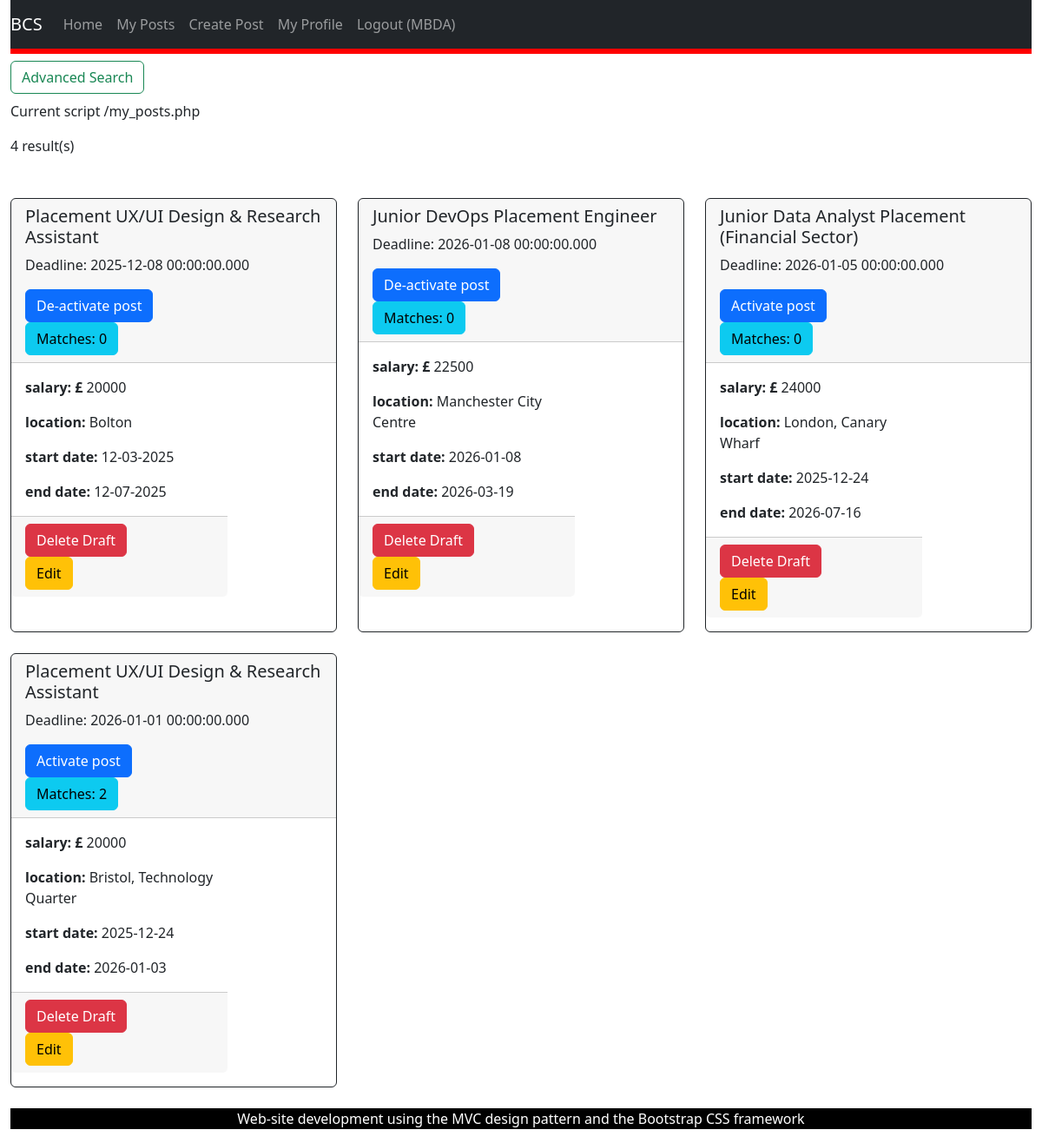
The app's page /my_posts.php (signed in) with its own data.
### tables this page shows
CREATE TABLE "placement_opportunity"
(
    placement_ID  INTEGER
        primary key autoincrement,
    employer_ID   INTEGER
        references users,
    title         TEXT not null,
    description   TEXT not null,
    salary        INT,
    location      TEXT not null,
    start_date    DATE not null,
    end_date      DATE not null,
    status        TEXT,
    deadline      DATE,
    date_posted   DATE default NULL,
    about_company TEXT,
    what_we_offer TEXT
);

### my_posts.php (called while the page is built, shortened)
<?php
require_once('Models/PlacementsDataSet.php');
require_once('Models/StudentDataSet.php');
$view = new stdClass();
$view->pageTitle = 'My Posts';
$employerId = $_SESSION['user_id'];
$placementsDataSet = new PlacementsDataSet();
$view->placementsDataSet = $placementsDataSet->fetchPostsByEmployerID($employerId);
if (count($view->placementsDataSet) == 0)
{
    $view->dbMessage = "No results";
}
else
{
    $view->dbMessage = count($view->placementsDataSet) . " result(s)";
}
$view->success = $_SESSION['placements_success'] ?? null;
$placements = $placementsDataSet->fetchPostsByEmployerID($employerId);
$studentDataSet = new StudentDataSet();
foreach ($placements as $placement) {
    $placementId = $placement->getPlacementID();
    $placement->matchCount = $studentDataSet->countMatchesForPlacement($placementId);
}
$view->placementsDataSet = $placements;
require_once('Views/my_posts.phtml');

### Models/Database.php (called while the page is built, shortened)
<?php
class Database {
    protected static $_dbInstance = null;
    protected $_dbHandle;
    public static function getInstance() {
        if(self::$_dbInstance === null) {
            self::$_dbInstance = new self();
        }
        return self::$_dbInstance;
    }
    private function __construct() {
        try {
            $this->_dbHandle = new PDO("sqlite:identifier.sqlite");
        }
        catch (PDOException $e) {
            echo $e->getMessage();
        }
    }
    public function getdbConnection() {
        return $this->_dbHandle;
    }
}

### Models/PlacementsDataSet.php (called while the page is built, shortened)
<?php
require_once('Database.php');
require_once('PlacementsData.php');
class PlacementsDataSet {
    protected $_dbHandle, $_dbInstance;
    public function __construct() {
        $this->_dbInstance = Database::getInstance();
        $this->_dbHandle = $this->_dbInstance->getdbConnection();
    }
    public function fetchPostsByEmployerID($employerId) {
        $sqlQuery = 'SELECT * FROM placement_opportunity WHERE employer_id = :employerId;';
        $statement = $this->_dbHandle->prepare($sqlQuery);
        $statement->bindParam(':employerId', $employerId, PDO::PARAM_INT);
        $statement->execute();
        $dataSet = [];
        while ($row = $statement->fetch(PDO::FETCH_ASSOC)) {
            $dataSet[] = new PlacementsData($row);
        }
        return $dataSet;
    }
}

### Models/PlacementsData.php (called while the page is built, shortened)
<?php
class PlacementsData {
    protected $placement_id, $employer_id, $title, $description,$salary, $location, $start_date, $end_date, $status, $deadline, $date_posted, $about_company, $what_we_offer;
    public function __construct($dbRow) {
        $this->placement_id = $dbRow['placement_ID'];
        $this->title = $dbRow['title'];
        $this->salary = $dbRow['salary'];
        $this->location = $dbRow['location'];
        $this->start_date = $dbRow['start_date'];
        $this->end_date = $dbRow['end_date'];
        $this->status = $dbRow['status'];
        $this->deadline = $dbRow['deadline'] ?? null;
    }
    public function getPlacementID() {
        return $this->placement_id;
    }
    public function getTitle() {
        return $this->title;
    }
    public function getSalary() {
        return $this->salary;
    }
    public function getLocation() {
        return $this->location;
    }
    public function getStartDate() {
        return $this->start_date;
    }
    public function getEndDate() {
        return $this->end_date;
    }
    public function getStatus() {
        return $this->status;
    }
    public function getDeadline() {
        return $this->deadline;
    }
}

### Models/StudentDataSet.php (called while the page is built, shortened)
<?php
require_once('Database.php');
class StudentDataSet {
    public function __construct() {
        $this->_dbInstance = Database::getInstance();
    }
}

### Views/my_posts.phtml (the view, shortened to what this page needs)
<?php require('template/header.phtml');
?>
<?php if (isset($_SESSION['role']) == "employer"):?>
    <div class="col-3">
        <button class="btn btn-outline-success my-4 my-sm-2" type="submit" data-bs-toggle="collapse" data-bs-target="#advancedOptions" aria-expanded="false" aria-controls="advancedOptions" >Advanced Search
        </button>
    </div>
    <div class="col-4">
        <p>Current script <?php echo $_SERVER["PHP_SELF"]; ?></p>
    </div>
    <div class="col-2">
        <p><?php echo $view->dbMessage; ?></p>
    </div>
    <div class="row row-cols-1 row-cols-md-3 g-4 my-4">
        <?php foreach ($view->placementsDataSet as $placementsData) { ?>
            <div class="col">
                <div class="card border-dark mb-3 h-100">
                    <div class="card-header">
                        <h5><?php echo $placementsData->getTitle(); ?></h5>
                        <div class="w3-panel w3-red">
                            <p>Deadline: <?php echo $placementsData->getDeadline(); ?></p>
                        </div>
                        <form action="my_posts.php" method="POST">
                            <?php if ($placementsData->getStatus() == "inactive"):?>
                            <button type="submit" class="btn btn-primary" name ="activate_status">
                                Activate post
                            </button>
                            <?php endif; ?>
                            <?php if ($placementsData->getStatus() == "active"):?>
                                <button type="submit" class="btn btn-primary" name ="de-activate_status">
                                    De-activate post
                                </button>
                            <?php endif; ?>
                        </form>
                        <form action="display_matches.php" method="POST">
                            <button type="submit" class="btn btn-info" name ="matches">
                                Matches: <?php echo $placementsData->matchCount; ?>
                            </button>
                        </form>
                    </div>
                    <?php ?><div class="col-md-8">
                        <div class="card-body">
                            <p class="card-text"><b>salary: £</b> <?php echo $placementsData->getSalary()?></p>
                            <p class="card-text"><b>location:</b> <?php echo $placementsData->getLocation()?></p>
                            <p class="card-text"><b>start date:</b> <?php echo $placementsData->getStartDate()?></p>
                            <p class="card-text"><b>end date:</b> <?php echo $placementsData->getEndDate()?></p>
                        </div>
                        <div class="card-footer">
                            <button type="button" class="btn btn-danger" data-bs-toggle="modal" data-bs-target="#deleteModal<?php echo $placementsData->getPlacementID(); ?>">
                                Delete Draft
                            </button>
                            <form action="edit_post.php" method="POST">
                                <button type="submit" class="btn btn-warning" name ="id" value="<?php echo $placementsData->getPlacementID() ?>">
                                    Edit
                                </button>
                            </form>
                        </div>
                    </div>
                </div>
            </div>
        <?php } ?>
    </div>
<?php endif; ?>
<?php require('template/footer.phtml') ?>

### records on screen
placement_opportunity: title "Placement UX/UI Design & Research Assistant", deadline "2025-12-08 00:00:00.000", status "De-activate post", matchCount "0", salary "20000", location "Bolton", start_date "12-03-2025", end_date "12-07-2025", $placementsData->getPlacementID() 1 (drawn)
placement_opportunity: title "Junior DevOps Placement Engineer", deadline "2026-01-08 00:00:00.000", status "De-activate post", matchCount "0", salary "22500", location "Manchester City Centre", start_date "2026-01-08", end_date "2026-03-19", $placementsData->getPlacementID() 5 (drawn)
placement_opportunity: title "Junior Data Analyst Placement (Financial Sector)", deadline "2026-01-05 00:00:00.000", status "Activate post", matchCount "0", salary "24000", location "London, Canary Wharf", start_date "2025-12-24", end_date "2026-07-16", $placementsData->getPlacementID() 6 (drawn)
placement_opportunity: title "Placement UX/UI Design & Research Assistant", deadline "2026-01-01 00:00:00.000", status "Activate post", matchCount "2", salary "20000", location "Bristol, Technology Quarter", start_date "2025-12-24", end_date "2026-01-03", $placementsData->getPlacementID() 7 (drawn)

### other values on screen
$_SESSION['name'] "MBDA"
$_SERVER["PHP_SELF"] "/my_posts.php"
$view->dbMessage "4 result(s)"
